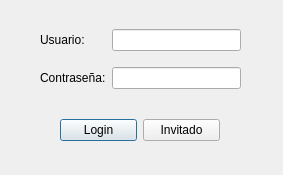
<?xml version="1.0" encoding="UTF-8"?>
<ui version="4.0">
 <class>Login</class>
 <widget class="QDialog" name="Login">
  <property name="geometry">
   <rect>
    <x>0</x>
    <y>0</y>
    <width>283</width>
    <height>175</height>
   </rect>
  </property>
  <property name="windowTitle">
   <string>Login</string>
  </property>
  <widget class="QWidget" name="horizontalLayoutWidget">
   <property name="geometry">
    <rect>
     <x>60</x>
     <y>110</y>
     <width>160</width>
     <height>41</height>
    </rect>
   </property>
   <layout class="QHBoxLayout" name="horizontal_layout_buttons">
    <item>
     <widget class="QPushButton" name="push_button_login">
      <property name="text">
       <string>Login</string>
      </property>
     </widget>
    </item>
    <item>
     <widget class="QPushButton" name="push_button_guest">
      <property name="text">
       <string>Invitado</string>
      </property>
     </widget>
    </item>
   </layout>
  </widget>
  <widget class="QWidget" name="gridLayoutWidget">
   <property name="geometry">
    <rect>
     <x>40</x>
     <y>19</y>
     <width>201</width>
     <height>81</height>
    </rect>
   </property>
   <layout class="QGridLayout" name="grid_layout_form">
    <item row="0" column="0">
     <widget class="QLabel" name="label_user">
      <property name="text">
       <string>Usuario:</string>
      </property>
     </widget>
    </item>
    <item row="2" column="0">
     <widget class="QLabel" name="label_password">
      <property name="text">
       <string>Contraseña:</string>
      </property>
     </widget>
    </item>
    <item row="0" column="1">
     <widget class="QLineEdit" name="line_edit_user"/>
    </item>
    <item row="2" column="1">
     <widget class="QLineEdit" name="line_edit_password">
      <property name="cursor">
       <cursorShape>IBeamCursor</cursorShape>
      </property>
      <property name="inputMethodHints">
       <set>Qt::ImhHiddenText|Qt::ImhNoAutoUppercase|Qt::ImhNoPredictiveText|Qt::ImhSensitiveData</set>
      </property>
      <property name="echoMode">
       <enum>QLineEdit::Password</enum>
      </property>
     </widget>
    </item>
   </layout>
  </widget>
 </widget>
 <resources/>
 <connections/>
</ui>
